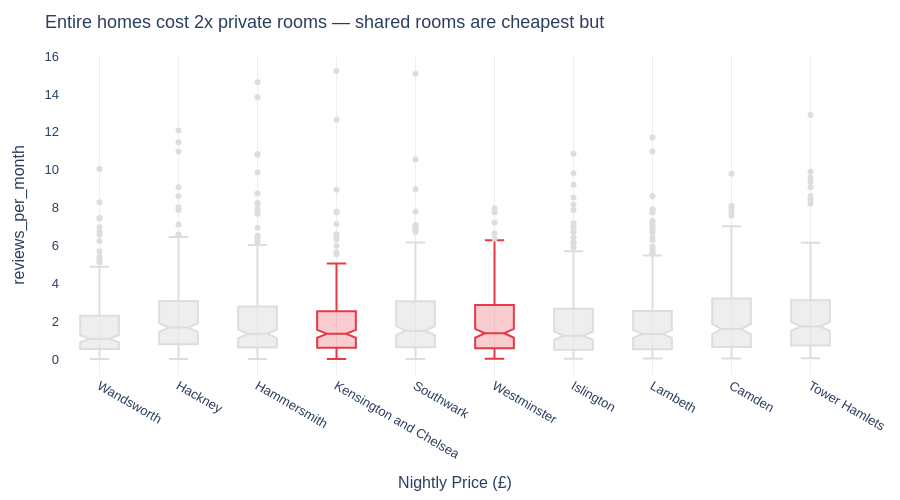

Notebook code cell kept with this figure:
### Markdown cell above
## Task 2 — Box plot: listing activity by borough

**What to build:** A **horizontal box plot** comparing listing activity (reviews per month) across London boroughs — reviews per month is a proxy for how frequently a listing is booked.

**Requirements:**
- Horizontal orientation (borough names are long)
- Sorted by median reviews per month (most active at top)
- Highlight the **two most active** boroughs in a different colour
- Outliers shown as individual points
- Insight title naming the two busiest boroughs

> 💡 Some listings have zero reviews — these are new or inactive listings. Filter them out with before plotting

### Code cell
# Task 2
# YOUR CODE HERE

df_cap.replace({"number_of_reviews":0}, np.nan, inplace = True)
df.dropna(subset=["number_of_reviews"], axis=0, inplace = True)
med_order = df_cap.groupby('neighbourhood')['reviews_per_month'].median().sort_values(ascending=False).index.tolist()
df_cap1 = df_cap.dropna(subset=['reviews_per_month']).copy()

df_cap1 = df_cap1.sort_values('reviews_per_month', ascending=True)

fig = px.box(
    data_frame=df_cap1,
    y='reviews_per_month', x='neighbourhood',
    color='neighbourhood',
    # Meaningful colour: entire home (most expensive) gets the standout colour
    color_discrete_sequence=['#DDDDDD']*len(med_order), 
    notched=True,                  # notch shows confidence interval around median
    points='outliers',             # show outliers as individual points
    category_orders={'reviews_per_month': med_order},
    labels={'price': 'Nightly Price (£)', 'room_type': ''},
    #category_orders={'room_type': ['Entire home/apt', 'Private room', 'Shared room']}, 
    height=500
)

# Highlight the two most expensive neighbourhoods
expensive = ['Kensington and Chelsea', 'Westminster']
for trace in fig.data:
    if trace.name in expensive:
        trace.line.color = 'rgba(230,57,70,1)'
        trace.fillcolor = 'rgba(230,57,70,0.25)' # lighter shade of the line color using a = opacity

fig.update_layout(
    title='Entire homes cost 2x private rooms — shared rooms are cheapest but',
    plot_bgcolor='white', paper_bgcolor='white',
    font=dict(family='Arial', size=13),
    xaxis=dict(gridcolor='#EEEEEE', title='Nightly Price (£)'),
    yaxis=dict(showgrid=False),
    showlegend=False,
    margin=dict(l=60, r=40, t=55, b=40)
)
fig.show()

### Figure 1 — Plotly figure (JSON) as saved in the notebook; plotly's stock layout.template omitted (floating-point values rounded to 4 significant figures; data arrays with more than 128 entries replaced by an {"elided": "..."} marker saying what was removed)
{"data": [{"alignmentgroup": "True", "boxpoints": "outliers", "hovertemplate": "neighbourhood=%{x}<br>reviews_per_month=%{y}<extra></extra>", "legendgroup": "Wandsworth", "marker": {"color": "#DDDDDD"}, "name": "Wandsworth", "notched": true, "offsetgroup": "Wandsworth", "orientation": "v", "showlegend": true, "type": "box", "x": {"elided": "223 str values"}, "x0": " ", "xaxis": "x", "y": {"elided": "223 float values"}, "y0": " ", "yaxis": "y"}, {"alignmentgroup": "True", "boxpoints": "outliers", "hovertemplate": "neighbourhood=%{x}<br>reviews_per_month=%{y}<extra></extra>", "legendgroup": "Hackney", "marker": {"color": "#DDDDDD"}, "name": "Hackney", "notched": true, "offsetgroup": "Hackney", "orientation": "v", "showlegend": true, "type": "box", "x": {"elided": "247 str values"}, "x0": " ", "xaxis": "x", "y": {"elided": "247 float values"}, "y0": " ", "yaxis": "y"}, {"alignmentgroup": "True", "boxpoints": "outliers", "hovertemplate": "neighbourhood=%{x}<br>reviews_per_month=%{y}<extra></extra>", "legendgroup": "Hammersmith", "marker": {"color": "#DDDDDD"}, "name": "Hammersmith", "notched": true, "offsetgroup": "Hammersmith", "orientation": "v", "showlegend": true, "type": "box", "x": {"elided": "235 str values"}, "x0": " ", "xaxis": "x", "y": {"elided": "235 float values"}, "y0": " ", "yaxis": "y"}, {"alignmentgroup": "True", "boxpoints": "outliers", "fillcolor": "rgba(230,57,70,0.25)", "hovertemplate": "neighbourhood=%{x}<br>reviews_per_month=%{y}<extra></extra>", "legendgroup": "Kensington and Chelsea", "line": {"color": "rgba(230,57,70,1)"}, "marker": {"color": "#DDDDDD"}, "name": "Kensington and Chelsea", "notched": true, "offsetgroup": "Kensington and Chelsea", "orientation": "v", "showlegend": true, "type": "box", "x": {"elided": "214 str values"}, "x0": " ", "xaxis": "x", "y": {"elided": "214 float values"}, "y0": " ", "yaxis": "y"}, {"alignmentgroup": "True", "boxpoints": "outliers", "hovertemplate": "neighbourhood=%{x}<br>reviews_per_month=%{y}<extra></extra>", "legendgroup": "Southwark", "marker": {"color": "#DDDDDD"}, "name": "Southwark", "notched": true, "offsetgroup": "Southwark", "orientation": "v", "showlegend": true, "type": "box", "x": {"elided": "260 str values"}, "x0": " ", "xaxis": "x", "y": {"elided": "260 float values"}, "y0": " ", "yaxis": "y"}, {"alignmentgroup": "True", "boxpoints": "outliers", "fillcolor": "rgba(230,57,70,0.25)", "hovertemplate": "neighbourhood=%{x}<br>reviews_per_month=%{y}<extra></extra>", "legendgroup": "Westminster", "line": {"color": "rgba(230,57,70,1)"}, "marker": {"color": "#DDDDDD"}, "name": "Westminster", "notched": true, "offsetgroup": "Westminster", "orientation": "v", "showlegend": true, "type": "box", "x": {"elided": "231 str values"}, "x0": " ", "xaxis": "x", "y": {"elided": "231 float values"}, "y0": " ", "yaxis": "y"}, {"alignmentgroup": "True", "boxpoints": "outliers", "hovertemplate": "neighbourhood=%{x}<br>reviews_per_month=%{y}<extra></extra>", "legendgroup": "Islington", "marker": {"color": "#DDDDDD"}, "name": "Islington", "notched": true, "offsetgroup": "Islington", "orientation": "v", "showlegend": true, "type": "box", "x": {"elided": "232 str values"}, "x0": " ", "xaxis": "x", "y": {"elided": "232 float values"}, "y0": " ", "yaxis": "y"}, {"alignmentgroup": "True", "boxpoints": "outliers", "hovertemplate": "neighbourhood=%{x}<br>reviews_per_month=%{y}<extra></extra>", "legendgroup": "Lambeth", "marker": {"color": "#DDDDDD"}, "name": "Lambeth", "notched": true, "offsetgroup": "Lambeth", "orientation": "v", "showlegend": true, "type": "box", "x": {"elided": "243 str values"}, "x0": " ", "xaxis": "x", "y": {"elided": "243 float values"}, "y0": " ", "yaxis": "y"}, {"alignmentgroup": "True", "boxpoints": "outliers", "hovertemplate": "neighbourhood=%{x}<br>reviews_per_month=%{y}<extra></extra>", "legendgroup": "Camden", "marker": {"color": "#DDDDDD"}, "name": "Camden", "notched": true, "offsetgroup": "Camden", "orientation": "v", "showlegend": true, "type": "box", "x": {"elided": "235 str values"}, "x0": " ", "xaxis": "x", "y": {"elided": "235 float values"}, "y0": " ", "yaxis": "y"}, {"alignmentgroup": "True", "boxpoints": "outliers", "hovertemplate": "neighbourhood=%{x}<br>reviews_per_month=%{y}<extra></extra>", "legendgroup": "Tower Hamlets", "marker": {"color": "#DDDDDD"}, "name": "Tower Hamlets", "notched": true, "offsetgroup": "Tower Hamlets", "orientation": "v", "showlegend": true, "type": "box", "x": {"elided": "255 str values"}, "x0": " ", "xaxis": "x", "y": {"elided": "255 float values"}, "y0": " ", "yaxis": "y"}], "layout": {"boxmode": "overlay", "font": {"family": "Arial", "size": 13}, "height": 500, "legend": {"title": {"text": "neighbourhood"}, "tracegroupgap": 0}, "margin": {"b": 40, "l": 60, "r": 40, "t": 55}, "paper_bgcolor": "white", "plot_bgcolor": "white", "showlegend": false, "title": {"text": "Entire homes cost 2x private rooms — shared rooms are cheapest but"}, "xaxis": {"anchor": "y", "categoryarray": ["Wandsworth", "Hackney", "Hammersmith", "Kensington and Chelsea", "Southwark", "Westminster", "Islington", "Lambeth", "Camden", "Tower Hamlets"], "categoryorder": "array", "domain": [0, 1], "gridcolor": "#EEEEEE", "title": {"text": "Nightly Price (£)"}}, "yaxis": {"anchor": "x", "categoryarray": ["Wandsworth", "Islington", "Lambeth", "Kensington and Chelsea", "Hammersmith", "Westminster", "Southwark", "Camden", "Hackney", "Tower Hamlets"], "categoryorder": "array", "domain": [0, 1], "showgrid": false, "title": {"text": "reviews_per_month"}}}}
